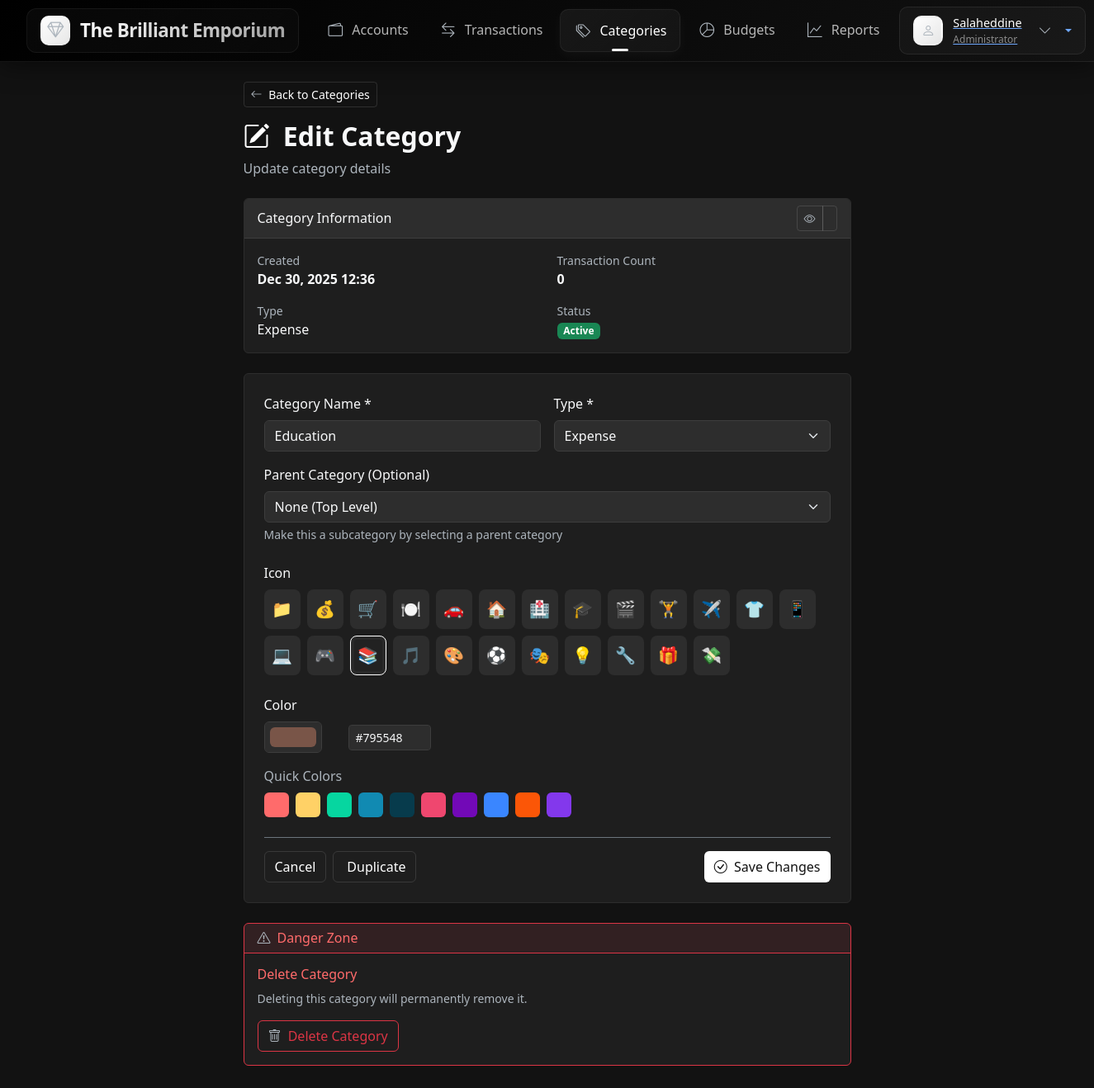
The page /categories/12/edit (signed in) on the database its author committed.
### models.py (models this page shows, shortened)
class User(db.Model, UserMixin):
    __tablename__ = 'users'
    id = db.Column(db.Integer, primary_key=True)
    email = db.Column(db.String(120), unique=True, nullable=False, index=True)
    name = db.Column(db.String(100), nullable=False)
    hashed_password = db.Column(db.String(256), nullable=False)
    created_at = db.Column(db.DateTime, default=datetime.utcnow, nullable=False)
    last_login = db.Column(db.DateTime, nullable=True)
    accounts = relationship("Account", back_populates="user", cascade="all, delete-orphan")
    categories = relationship("Category", back_populates="user", cascade="all, delete-orphan")
    transactions = relationship("Transaction", back_populates="user", cascade="all, delete-orphan")
    budgets = relationship("Budget", back_populates="user", cascade="all, delete-orphan")

class Category(db.Model):
    __tablename__ = 'categories'
    id = db.Column(db.Integer, primary_key=True)
    name = db.Column(db.String(100), nullable=False)
    type = db.Column(db.Enum(TransactionType), nullable=False)  # 'income' or 'expense'
    icon = db.Column(db.String(50), default='📁')  # Optional: for UI
    color = db.Column(db.String(7), default='#808080')  # Hex color
    created_at = db.Column(db.DateTime, default=datetime.utcnow, nullable=False)
    user_id = db.Column(db.Integer, ForeignKey('users.id', ondelete='CASCADE'), nullable=True)  # Null for system categories
    parent_id = db.Column(db.Integer, ForeignKey('categories.id', ondelete='SET NULL'), nullable=True)
    is_system = db.Column(db.Boolean, default=False)  # System categories can't be deleted
    is_active = db.Column(db.Boolean, default=True)
    user = relationship("User", back_populates="categories")
    parent = relationship("Category", remote_side=[id], backref=backref("subcategories", cascade="all, delete-orphan"))
    transactions = relationship("Transaction", back_populates="category")
    budgets = relationship("Budget", back_populates="category")
    __table_args__ = (
        db.Index('idx_category_user_type', 'user_id', 'type'),
        db.Index('idx_category_parent', 'parent_id'),
    )

### routes/categories.py (the view, shortened to what this page needs)
@categories_bp.route('/<int:category_id>/edit', methods=['GET', 'POST'])
@login_required
def edit(category_id):
    category = Category.query.filter_by(
        id=category_id,
        user_id=current_user.id
    ).first_or_404()
    if category.is_system:
        flash('System categories cannot be edited.', 'danger')
        return redirect(url_for('categories.index'))
    form = CategoryForm(obj=category)
    all_categories = Category.query.filter_by(
        user_id=current_user.id,
        is_active=True
    ).all()
    def is_self_or_descendant(cat, target_id):
        if cat.id == target_id:
            return True
        for subcat in cat.subcategories:
            if is_self_or_descendant(subcat, target_id):
                return True
        return False
    available_parents = [cat for cat in all_categories
                        if cat.parent_id is None and
                        not is_self_or_descendant(cat, category_id) and
                        cat.id != category_id]
    form.parent_id.choices = [(0, 'None (Top Level)')] + [
        (cat.id, f"{cat.icon} {cat.name}")
        for cat in available_parents
    ]
    icons = ['📁', '💰', '🛒', '🍽️', '🚗', '🏠', '🏥', '🎓', '🎬', '🏋️', '✈️', '👕',
             '📱', '💻', '🎮', '📚', '🎵', '🎨', '⚽', '🎭', '💡', '🔧', '🎁', '💸']
    quick_colors = ['#FF6B6B', '#FFD166', '#06D6A0', '#118AB2', '#073B4C',
                   '#EF476F', '#7209B7', '#3A86FF', '#FB5607', '#8338EC']
    category.transaction_count = Transaction.query.filter_by(
        category_id=category.id,
        user_id=current_user.id
    ).count()
    category.subcategories = Category.query.filter_by(
        parent_id=category.id,
        is_active=True
    ).all()
    return render_template('categories/edit.html',
                         form=form,
                         category=category,
                         icons=icons,
                         quick_colors=quick_colors)

### routes/auth.py (called while the page is built)
@login_manager.user_loader
def load_user(user_id):
    return User.query.get(int(user_id))

### templates/categories/edit.html (shortened to what this page needs)
{% extends "accounts/layout.html" %}
{% block main %}
<div class="container py-4">
    <div class="row justify-content-center">
        <div class="col-lg-8">
            <div class="mb-4">
                <a href="{{ url_for('categories.index') }}" class="btn btn-outline-accent btn-sm mb-3">
                    <i class="bi bi-arrow-left me-1"></i> Back to Categories
                </a>
                <h1 class="h2 fw-bold">
                    <i class="bi bi-pencil-square text-accent me-2"></i>
                    Edit Category
                </h1>
                <p class="text-gray">Update category details</p>
            </div>
            <div class="card mb-4">
                <div class="card-header d-flex justify-content-between align-items-center">
                    <h6 class="mb-0">Category Information</h6>
                    <div class="btn-group btn-group-sm">
                        <a href="{{ url_for('transactions.index') }}?category_id={{ category.id }}"
                           class="btn btn-outline-accent">
                            <i class="bi bi-eye"></i>
                        </a>
                        <a href="{{ url_for('categories.create') }}?duplicate={{ category.id }}"
                           class="btn btn-outline-accent">
                        </a>
                    </div>
                </div>
                <div class="card-body">
                    <div class="row">
                        <div class="col-md-6 mb-3">
                            <small class="text-gray d-block">Created</small>
                            <strong>{{ category.created_at.strftime('%b %d, %Y %H:%M') }}</strong>
                        </div>
                        <div class="col-md-6 mb-3">
                            <small class="text-gray d-block">Transaction Count</small>
                            <strong>{{ category.transaction_count if category.transaction_count else 0 }}</strong>
                        </div>
                        <div class="col-md-6">
                            <small class="text-gray d-block">Type</small>
                            <span class="type-badge {{ category.type.value }}">
                                {{ category.type.value|title }}
                            </span>
                        </div>
                        <div class="col-md-6">
                            <small class="text-gray d-block">Status</small>
                            <span class="badge {{ 'bg-success' if category.is_active else 'bg-secondary' }}">
                                {{ 'Active' if category.is_active else 'Inactive' }}
                            </span>
                        </div>
                    </div>
                </div>
            </div>
            <div class="card">
                <div class="card-body p-4">
                    <form method="POST" action="{{ url_for('categories.edit', category_id=category.id) }}">
                        <div class="row g-3">
                            <div class="col-md-6">
                                <label class="form-label">Category Name *</label>
                                {{ form.name(class="form-control", placeholder="e.g., Groceries, Salary", required=True) }}
                            </div>
                            <div class="col-md-6">
                                <label class="form-label">Type *</label>
                                {{ form.type(class="form-select", required=True) }}
                            </div>
                        </div>
                        <div class="mt-3">
                            <label class="form-label">Parent Category (Optional)</label>
                            {{ form.parent_id(class="form-select") }}
                            <div class="form-text text-gray">Make this a subcategory by selecting a parent category</div>
                        </div>
                        <div class="mt-4">
                            <label class="form-label">Icon</label>
                            <div class="icon-grid">
                                {% for icon in icons %}
                                <div class="icon-option {% if form.icon.data == icon or (not form.icon.data and category.icon == icon) %}selected{% endif %}"
                                     onclick="selectIcon('{{ icon }}')">
                                    {{ icon }}
                                </div>
                                {% endfor %}
                            </div>
                        </div>
                        <div class="mt-4">
                            <label class="form-label">Color</label>
                            <div class="d-flex align-items-center">
                                {{ form.color(class="form-control form-control-color", type="color", required=True, style="width: 70px;") }}
                                <div class="ms-3">
                                    <input type="text" class="form-control form-control-sm"
                                           id="colorHex" placeholder="#000000" style="width: 100px;">
                                </div>
                            </div>
                        </div>
                        <div class="mt-3">
                            <label class="form-label text-gray">Quick Colors</label>
                            <div class="d-flex flex-wrap gap-2">
                                {% for color in quick_colors %}
                                <button type="button" class="btn btn-sm"
                                        style="background-color: {{ color }}; width: 30px; height: 30px; border-radius: 6px;"
                                        onclick="selectColor('{{ color }}')"></button>
                                {% endfor %}
                            </div>
                        </div>
                        <div class="d-flex justify-content-between mt-4 pt-3 border-top border-secondary">
                            <div class="d-flex gap-2">
                                <a href="{{ url_for('categories.index') }}" class="btn btn-outline-accent">Cancel</a>
                                <a href="{{ url_for('categories.create') }}?duplicate={{ category.id }}"
                                   class="btn btn-outline-accent">
                                     Duplicate
                                </a>
                            </div>
                            <div class="d-flex gap-2">
                                <button type="submit" class="btn btn-accent">
                                    <i class="bi bi-check-circle me-1"></i> Save Changes
                                </button>
                            </div>
                        </div>
                    </form>
                </div>
            </div>
            <div class="card mt-4 border-danger">
                <div class="card-header bg-danger bg-opacity-10 text-danger border-danger">
                    <h6 class="mb-0"><i class="bi bi-exclamation-triangle me-2"></i>Danger Zone</h6>
                </div>
                <div class="card-body">
                    <h6 class="text-danger">Delete Category</h6>
                    <p class="text-gray small mb-3">
                        {% if category.transaction_count > 0 %}
                        This category has {{ category.transaction_count }} transaction{{ 's' if category.transaction_count != 1 else '' }}.
                        Deleting it will affect those transactions.
                        {% else %}
                        Deleting this category will permanently remove it.
                        {% endif %}
                    </p>
                    {% if category.is_system %}
                    <div class="alert alert-warning">
                        <i class="bi bi-shield-exclamation me-2"></i>
                        System categories cannot be deleted
                    </div>
                    {% else %}
                    <form method="POST" action="{{ url_for('categories.delete', category_id=category.id) }}"
                          onsubmit="return confirm('{% if category.transaction_count > 0 %}This category has {{ category.transaction_count }} transaction{{ 's' if category.transaction_count != 1 else '' }}. Are you sure you want to delete it?{% else %}Delete this category?{% endif %}');">
                        <button type="submit" class="btn btn-outline-danger">
                            <i class="bi bi-trash me-1"></i> Delete Category
                        </button>
                    </form>
                    {% endif %}
                </div>
            </div>
        </div>
    </div>
</div>
{% endblock %}

### templates/accounts/layout.html (shortened to what this page needs)
<!DOCTYPE html>
<html lang="en" data-bs-theme="dark">
<head>
    <link href="{{ url_for('static', filename='css/style.css') }}" rel="stylesheet">
    <link href="https://cdn.jsdelivr.net/npm/bootstrap@5.3.3/dist/css/bootstrap.min.css" rel="stylesheet">
    <link href="https://cdnjs.cloudflare.com/ajax/libs/bootstrap-icons/1.8.1/font/bootstrap-icons.min.css" rel="stylesheet">
</head>
<body>
    <nav class="navbar navbar-expand-lg">
        <div class="navbar-container container-fluid">
            <a class="navbar-brand" href="{{ url_for('index') }}">
                <span class="brand-icon">
                    <i class="bi bi-gem"></i>
                </span>
                <span class="brand-text">The Brilliant Emporium</span>
            </a>
            <div class="collapse navbar-collapse" id="mainNavbar">
                <ul class="navbar-nav mx-auto">
                    <li class="nav-item">
                        <a class="nav-link" href="{{ url_for('accounts.index') }}">
                            <span class="nav-icon">
                                <i class="bi bi-wallet2"></i>
                            </span>
                            <span>Accounts</span>
                        </a>
                    </li>
                    <li class="nav-item">
                        <a class="nav-link" href="{{ url_for('transactions.index') }}">
                            <span class="nav-icon">
                                <i class="bi bi-arrow-left-right"></i>
                            </span>
                            <span>Transactions</span>
                        </a>
                    </li>
                    <li class="nav-item">
                        <a class="nav-link" href="{{ url_for('categories.index') }}">
                            <span class="nav-icon">
                                <i class="bi bi-tags"></i>
                            </span>
                            <span>Categories</span>
                        </a>
                    </li>
                    <li class="nav-item">
                        <a class="nav-link" href="{{ url_for('budgets.index') }}">
                            <span class="nav-icon">
                                <i class="bi bi-pie-chart"></i>
                            </span>
                            <span>Budgets</span>
                        </a>
                    </li>
                    <li class="nav-item">
                        <a class="nav-link" href="{{ url_for('reports.index') }}">
                            <span class="nav-icon">
                                <i class="bi bi-graph-up"></i>
                            </span>
                            <span>Reports</span>
                        </a>
                    </li>
                </ul>
                <div class="user-dropdown nav-item dropdown">
                    <a class="dropdown-toggle" href="#" id="userDropdown" role="button"
                       data-bs-toggle="dropdown" aria-expanded="false">
                        <div class="user-avatar">
                            <i class="bi bi-person"></i>
                        </div>
                        <div class="d-flex flex-column text-start">
                            <span class="user-name">{{ current_user.name }}</span>
                            <span class="user-role">Administrator</span>
                        </div>
                        <i class="bi bi-chevron-down ms-2"></i>
                    </a>
                </div>
            </div>
        </div>
    </nav>
    <main class="pb-5">
        {% block main %}{% endblock %}
    </main>
</body>
</html>

### rows shown on the page
User: name "Salaheddine"
Category: created_at "Dec 30, 2025 12:36", type.value "Expense", is_active "Active", name "Education", type "Expense", parent_id "None (Top Level)", color "#795548"

### other values the page prints
{{ category.transaction_count if category.transaction_count else 0 }} "0"
{{ icon }} "📁" "💰" "🛒" "🍽️" "🚗" "🏠" "🏥" "🎓" "🎬" "🏋️" "✈️" "👕" "📱" "💻" "🎮" "📚" "🎵" "🎨" "⚽" "🎭" "💡" "🔧" "🎁" "💸"
